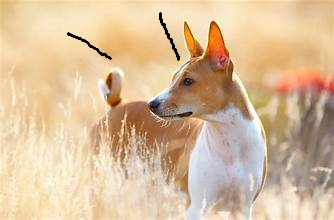
#> input picture cat_damaged.png, 334 x 220 px
$ python 'pr 6.1.py'
#> lines starting #> are read from the running program, lines starting #| are printed output that depends on the picture; after the words box and inside, x2 and y2 are one past the last pixel; in counts of white or black regions, pixels touching at a corner belong together
import cv2
import numpy as np
# -------------------------------
# PART 1: Generate mask & restore using TELEA
# -------------------------------
# Step 1: Read the damaged image
damaged_img = cv2.imread("cat_damaged.png")
#> damaged_img is the input picture: shape (220, 334, 3); mean B, G, R 155.3, 189.1, 217

# Step 2: Create mask from damaged image
height, width = damaged_img.shape[0], damaged_img.shape[1]
#> height = 220; width = 334

mask = np.zeros((height, width, 3), dtype=np.uint8)
for i in range(height):
    for j in range(width):
        if damaged_img[i, j].sum() > 0:   # non-black pixel
            mask[i, j] = [0, 0, 0]
        else:  # damaged black pixel → white in mask
            mask[i, j] = [255, 255, 255]
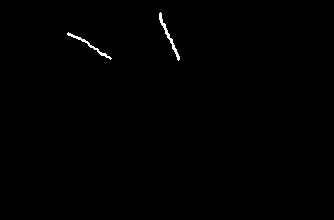
#> mask: shape (220, 334, 3); 0.39% white in thin lines or dots, all inside (x1, y1, x2, y2) = (67, 12, 180, 61)
# Convert mask to grayscale
mask_gray = cv2.cvtColor(mask, cv2.COLOR_BGR2GRAY)
# Save mask
cv2.imwrite("generated_mask.jpg", mask_gray)

# Step 3: Perform inpainting (TELEA method)
restored_telea = cv2.inpaint(damaged_img, mask_gray, 3, cv2.INPAINT_TELEA)
# PART 2: Use predefined mask & restore using NS
# -------------------------------
# Step 4: Read damaged image again
img = cv2.imread("cat_damaged.png")

# Step 5: Load predefined mask (must be a binary image)
mask_predefined = cv2.imread("cat_mask.png", 0)
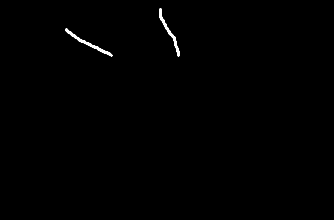
#> input picture cat_mask.png, 334 x 220 px
#> mask_predefined is the input picture: shape (220, 334); min 0, max 255, mean 1.2

# Step 6: Inpaint with Navier-Stokes method
restored_ns = cv2.inpaint(img, mask_predefined, 3, cv2.INPAINT_NS)
# Save results
cv2.imwrite("restored_telea.png", restored_telea)
cv2.imwrite("restored_ns.png", restored_ns)

# -------------------------------
# Display Results
# -------------------------------
cv2.imshow("Original Damaged Image CS24073", damaged_img)
cv2.imshow("Generated Mask CS24073", mask_gray)
cv2.imshow("Restored (Telea) CS24073", restored_telea)
cv2.imshow("Predefined Mask CS24073", mask_predefined)
cv2.imshow("Restored (Navier-Stokes) CS24073", restored_ns)

cv2.waitKey(0)
cv2.destroyAllWindows()
